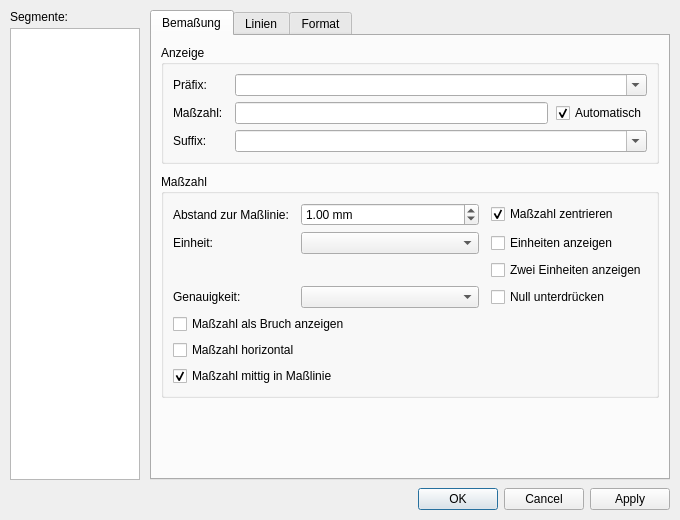
<?xml version="1.0" encoding="UTF-8"?>
<ui version="4.0">
 <class>DimensionPropertiesDialog</class>
 <widget class="QDialog" name="DimensionPropertiesDialog">
  <property name="geometry">
   <rect>
    <x>0</x>
    <y>0</y>
    <width>680</width>
    <height>520</height>
   </rect>
  </property>
  <property name="windowTitle">
   <string>Eigenschaften (Bemaßung)</string>
  </property>
  <layout class="QVBoxLayout" name="dialogLayout">
   <property name="spacing">
    <number>8</number>
   </property>
   <property name="leftMargin">
    <number>10</number>
   </property>
   <property name="topMargin">
    <number>10</number>
   </property>
   <property name="rightMargin">
    <number>10</number>
   </property>
   <property name="bottomMargin">
    <number>10</number>
   </property>
   <item>
    <layout class="QHBoxLayout" name="mainHBox">
     <property name="spacing">
      <number>10</number>
     </property>
     <item>
      <layout class="QVBoxLayout" name="segmentsLayout">
       <property name="spacing">
        <number>4</number>
       </property>
       <item>
        <widget class="QLabel" name="label_segments">
         <property name="text">
          <string>Segmente:</string>
         </property>
         <property name="font">
          <font>
           <bold>false</bold>
          </font>
         </property>
        </widget>
       </item>
       <item>
        <widget class="QListWidget" name="m_segments_list">
         <property name="sizePolicy">
          <sizepolicy hsizetype="Preferred" vsizetype="Expanding">
           <horstretch>0</horstretch>
           <verstretch>0</verstretch>
          </sizepolicy>
         </property>
         <property name="minimumSize">
          <size>
           <width>90</width>
           <height>0</height>
          </size>
         </property>
         <property name="maximumSize">
          <size>
           <width>130</width>
           <height>16777215</height>
          </size>
         </property>
        </widget>
       </item>
      </layout>
     </item>
     <item>
      <widget class="QTabWidget" name="m_tab_widget">
       <property name="currentIndex">
        <number>0</number>
       </property>
       <widget class="QWidget" name="tab_dimension">
        <attribute name="title">
         <string>Bemaßung</string>
        </attribute>
        <layout class="QVBoxLayout" name="tabDimLayout">
         <property name="spacing">
          <number>10</number>
         </property>
         <item>
          <widget class="QGroupBox" name="group_anzeige">
           <property name="title">
            <string>Anzeige</string>
           </property>
           <layout class="QGridLayout" name="gridAnzeige">
            <property name="horizontalSpacing">
             <number>12</number>
            </property>
            <property name="verticalSpacing">
             <number>6</number>
            </property>
            <item row="0" column="0">
             <widget class="QLabel" name="label_prefix">
              <property name="text">
               <string>Präfix:</string>
              </property>
             </widget>
            </item>
            <item row="0" column="1">
             <widget class="QComboBox" name="m_prefix_cb">
              <property name="editable">
               <bool>true</bool>
              </property>
              <property name="sizePolicy">
               <sizepolicy hsizetype="Expanding" vsizetype="Fixed">
                <horstretch>0</horstretch>
                <verstretch>0</verstretch>
               </sizepolicy>
              </property>
             </widget>
            </item>
            <item row="1" column="0">
             <widget class="QLabel" name="label_value">
              <property name="text">
               <string>Maßzahl:</string>
              </property>
             </widget>
            </item>
            <item row="1" column="1">
             <layout class="QHBoxLayout" name="valueHBox">
              <property name="spacing">
               <number>8</number>
              </property>
              <item>
               <widget class="QLineEdit" name="m_value_le">
                <property name="sizePolicy">
                 <sizepolicy hsizetype="Expanding" vsizetype="Fixed">
                  <horstretch>0</horstretch>
                  <verstretch>0</verstretch>
                 </sizepolicy>
                </property>
               </widget>
              </item>
              <item>
               <widget class="QCheckBox" name="m_auto_cb">
                <property name="text">
                 <string>Automatisch</string>
                </property>
                <property name="checked">
                 <bool>true</bool>
                </property>
               </widget>
              </item>
             </layout>
            </item>
            <item row="2" column="0">
             <widget class="QLabel" name="label_suffix">
              <property name="text">
               <string>Suffix:</string>
              </property>
             </widget>
            </item>
            <item row="2" column="1">
             <widget class="QComboBox" name="m_suffix_cb">
              <property name="editable">
               <bool>true</bool>
              </property>
              <property name="sizePolicy">
               <sizepolicy hsizetype="Expanding" vsizetype="Fixed">
                <horstretch>0</horstretch>
                <verstretch>0</verstretch>
               </sizepolicy>
              </property>
             </widget>
            </item>
           </layout>
          </widget>
         </item>
         <item>
          <widget class="QGroupBox" name="group_masszahl">
           <property name="title">
            <string>Maßzahl</string>
           </property>
           <layout class="QGridLayout" name="gridMasszahl">
            <property name="horizontalSpacing">
             <number>12</number>
            </property>
            <property name="verticalSpacing">
             <number>6</number>
            </property>
            <item row="0" column="0">
             <widget class="QLabel" name="label_dist">
              <property name="text">
               <string>Abstand zur Maßlinie:</string>
              </property>
             </widget>
            </item>
            <item row="0" column="1">
             <widget class="QDoubleSpinBox" name="m_text_dist_sb">
              <property name="suffix">
               <string> mm</string>
              </property>
              <property name="minimum">
               <double>0.000000000000000</double>
              </property>
              <property name="maximum">
               <double>100.000000000000000</double>
              </property>
              <property name="singleStep">
               <double>0.500000000000000</double>
              </property>
              <property name="value">
               <double>1.000000000000000</double>
              </property>
             </widget>
            </item>
            <item row="0" column="2">
             <widget class="QCheckBox" name="m_center_cb">
              <property name="text">
               <string>Maßzahl zentrieren</string>
              </property>
              <property name="checked">
               <bool>true</bool>
              </property>
             </widget>
            </item>
            <item row="1" column="0">
             <widget class="QLabel" name="label_unit">
              <property name="text">
               <string>Einheit:</string>
              </property>
             </widget>
            </item>
            <item row="1" column="1">
             <widget class="QComboBox" name="m_unit_cb">
              <property name="sizePolicy">
               <sizepolicy hsizetype="Expanding" vsizetype="Fixed">
                <horstretch>0</horstretch>
                <verstretch>0</verstretch>
               </sizepolicy>
              </property>
             </widget>
            </item>
            <item row="1" column="2">
             <widget class="QCheckBox" name="m_show_unit_cb">
              <property name="text">
               <string>Einheiten anzeigen</string>
              </property>
             </widget>
            </item>
            <item row="2" column="2">
             <widget class="QCheckBox" name="m_dual_unit_cb">
              <property name="text">
               <string>Zwei Einheiten anzeigen</string>
              </property>
             </widget>
            </item>
            <item row="3" column="0">
             <widget class="QLabel" name="label_precision">
              <property name="text">
               <string>Genauigkeit:</string>
              </property>
             </widget>
            </item>
            <item row="3" column="1">
             <widget class="QComboBox" name="m_precision_cb">
              <property name="sizePolicy">
               <sizepolicy hsizetype="Expanding" vsizetype="Fixed">
                <horstretch>0</horstretch>
                <verstretch>0</verstretch>
               </sizepolicy>
              </property>
             </widget>
            </item>
            <item row="3" column="2">
             <widget class="QCheckBox" name="m_suppress_zero_cb">
              <property name="text">
               <string>Null unterdrücken</string>
              </property>
             </widget>
            </item>
            <item row="4" column="0" colspan="3">
             <widget class="QCheckBox" name="m_fraction_cb">
              <property name="text">
               <string>Maßzahl als Bruch anzeigen</string>
              </property>
              <property name="checked">
               <bool>false</bool>
              </property>
             </widget>
            </item>
            <item row="5" column="0" colspan="3">
             <widget class="QCheckBox" name="m_text_horiz_cb">
              <property name="text">
               <string>Maßzahl horizontal</string>
              </property>
             </widget>
            </item>
            <item row="6" column="0" colspan="3">
             <widget class="QCheckBox" name="m_mid_line_cb">
              <property name="text">
               <string>Maßzahl mittig in Maßlinie</string>
              </property>
              <property name="checked">
               <bool>true</bool>
              </property>
             </widget>
            </item>
           </layout>
          </widget>
         </item>
         <item>
          <spacer name="spacerDim">
           <property name="orientation">
            <enum>Qt::Vertical</enum>
           </property>
           <property name="sizeHint" stdset="0">
            <size>
             <width>20</width>
             <height>10</height>
            </size>
           </property>
          </spacer>
         </item>
        </layout>
       </widget>
       <widget class="QWidget" name="tab_lines">
        <attribute name="title">
         <string>Linien</string>
        </attribute>
        <layout class="QVBoxLayout" name="tabLinesLayout">
         <property name="spacing">
          <number>10</number>
         </property>
         <item>
          <widget class="QGroupBox" name="group_lines">
           <property name="title">
            <string>Maßlinie &amp; Hilfslinien</string>
           </property>
           <layout class="QFormLayout" name="formLines">
            <property name="fieldGrowthPolicy">
             <enum>QFormLayout::AllNonFixedFieldsGrow</enum>
            </property>
            <property name="horizontalSpacing">
             <number>12</number>
            </property>
            <property name="verticalSpacing">
             <number>6</number>
            </property>
            <item row="0" column="0">
             <widget class="QLabel" name="label_line_width">
              <property name="text">
               <string>Linienstärke:</string>
              </property>
             </widget>
            </item>
            <item row="0" column="1">
             <widget class="QDoubleSpinBox" name="m_line_width_sb">
              <property name="suffix">
               <string> px</string>
              </property>
              <property name="minimum">
               <double>0.200000000000000</double>
              </property>
              <property name="maximum">
               <double>20.000000000000000</double>
              </property>
              <property name="singleStep">
               <double>0.200000000000000</double>
              </property>
              <property name="value">
               <double>1.200000000000000</double>
              </property>
             </widget>
            </item>
            <item row="1" column="0">
             <widget class="QLabel" name="label_overshoot">
              <property name="text">
               <string>Überstand Maßhilfslinien:</string>
              </property>
             </widget>
            </item>
            <item row="1" column="1">
             <widget class="QDoubleSpinBox" name="m_overshoot_sb">
              <property name="suffix">
               <string> mm</string>
              </property>
              <property name="minimum">
               <double>0.000000000000000</double>
              </property>
              <property name="maximum">
               <double>50.000000000000000</double>
              </property>
              <property name="singleStep">
               <double>0.500000000000000</double>
              </property>
              <property name="value">
               <double>2.500000000000000</double>
              </property>
             </widget>
            </item>
            <item row="2" column="0">
             <widget class="QLabel" name="label_gap">
              <property name="text">
               <string>Abstand zum Messpunkt:</string>
              </property>
             </widget>
            </item>
            <item row="2" column="1">
             <widget class="QDoubleSpinBox" name="m_gap_sb">
              <property name="suffix">
               <string> mm</string>
              </property>
              <property name="minimum">
               <double>0.000000000000000</double>
              </property>
              <property name="maximum">
               <double>50.000000000000000</double>
              </property>
              <property name="singleStep">
               <double>0.500000000000000</double>
              </property>
              <property name="value">
               <double>0.000000000000000</double>
              </property>
             </widget>
            </item>
            <item row="3" column="0">
             <widget class="QLabel" name="label_offset_dialog">
              <property name="text">
               <string>Offset zur Baseline:</string>
              </property>
             </widget>
            </item>
            <item row="3" column="1">
             <widget class="QDoubleSpinBox" name="m_offset_sb">
              <property name="suffix">
               <string> px</string>
              </property>
              <property name="minimum">
               <double>-1000.000000000000000</double>
              </property>
              <property name="maximum">
               <double>1000.000000000000000</double>
              </property>
              <property name="singleStep">
               <double>5.000000000000000</double>
              </property>
              <property name="value">
               <double>20.000000000000000</double>
              </property>
             </widget>
            </item>
           </layout>
          </widget>
         </item>
         <item>
          <widget class="QGroupBox" name="group_terminations">
           <property name="title">
            <string>Begrenzungen</string>
           </property>
           <layout class="QFormLayout" name="formTerminations">
            <property name="fieldGrowthPolicy">
             <enum>QFormLayout::AllNonFixedFieldsGrow</enum>
            </property>
            <property name="horizontalSpacing">
             <number>12</number>
            </property>
            <property name="verticalSpacing">
             <number>6</number>
            </property>
            <item row="0" column="0">
             <widget class="QLabel" name="label_style_dialog">
              <property name="text">
               <string>Pfeilstil:</string>
              </property>
             </widget>
            </item>
            <item row="0" column="1">
             <widget class="QComboBox" name="m_terminations_cb">
              <property name="sizePolicy">
               <sizepolicy hsizetype="Expanding" vsizetype="Fixed">
                <horstretch>0</horstretch>
                <verstretch>0</verstretch>
               </sizepolicy>
              </property>
             </widget>
            </item>
            <item row="1" column="0">
             <widget class="QLabel" name="label_arrow_size">
              <property name="text">
               <string>Pfeilgröße:</string>
              </property>
             </widget>
            </item>
            <item row="1" column="1">
             <widget class="QDoubleSpinBox" name="m_arrow_size_sb">
              <property name="minimum">
               <double>2.000000000000000</double>
              </property>
              <property name="maximum">
               <double>30.000000000000000</double>
              </property>
              <property name="singleStep">
               <double>1.000000000000000</double>
              </property>
              <property name="value">
               <double>8.000000000000000</double>
              </property>
             </widget>
            </item>
           </layout>
          </widget>
         </item>
         <item>
          <spacer name="spacerLines">
           <property name="orientation">
            <enum>Qt::Vertical</enum>
           </property>
           <property name="sizeHint" stdset="0">
            <size>
             <width>20</width>
             <height>10</height>
            </size>
           </property>
          </spacer>
         </item>
        </layout>
       </widget>
       <widget class="QWidget" name="tab_format">
        <attribute name="title">
         <string>Format</string>
        </attribute>
        <layout class="QVBoxLayout" name="tabFormatLayout">
         <property name="spacing">
          <number>10</number>
         </property>
         <item>
          <widget class="QGroupBox" name="group_format">
           <property name="title">
            <string>Darstellung</string>
           </property>
           <layout class="QVBoxLayout" name="vboxFormat">
            <property name="spacing">
             <number>8</number>
            </property>
            <item>
             <widget class="QCheckBox" name="m_framed_cb">
              <property name="text">
               <string>Maßzahl einrahmen (Kasten)</string>
              </property>
              <property name="checked">
               <bool>false</bool>
              </property>
             </widget>
            </item>
            <item>
             <widget class="QCheckBox" name="m_comma_cb">
              <property name="text">
               <string>Dezimalkomma verwenden</string>
              </property>
              <property name="checked">
               <bool>true</bool>
              </property>
             </widget>
            </item>
            <item>
             <widget class="QCheckBox" name="m_mask_cb">
              <property name="text">
               <string>Hintergrund maskieren</string>
              </property>
              <property name="checked">
               <bool>false</bool>
              </property>
             </widget>
            </item>
            <item>
             <layout class="QHBoxLayout" name="hboxFont">
              <property name="spacing">
               <number>8</number>
              </property>
              <item>
               <widget class="QLabel" name="label_font_size">
                <property name="text">
                 <string>Schriftgröße:</string>
                </property>
               </widget>
              </item>
              <item>
               <widget class="QSpinBox" name="m_font_size_sb">
                <property name="suffix">
                 <string> pt</string>
                </property>
                <property name="minimum">
                 <number>4</number>
                </property>
                <property name="maximum">
                 <number>72</number>
                </property>
                <property name="value">
                 <number>8</number>
                </property>
               </widget>
              </item>
              <item>
               <spacer name="spacerFont">
                <property name="orientation">
                 <enum>Qt::Horizontal</enum>
                </property>
                <property name="sizeHint" stdset="0">
                 <size>
                  <width>40</width>
                  <height>20</height>
                 </size>
                </property>
               </spacer>
              </item>
             </layout>
            </item>
           </layout>
          </widget>
         </item>
         <item>
          <spacer name="spacerFormat">
           <property name="orientation">
            <enum>Qt::Vertical</enum>
           </property>
           <property name="sizeHint" stdset="0">
            <size>
             <width>20</width>
             <height>10</height>
            </size>
           </property>
          </spacer>
         </item>
        </layout>
       </widget>
      </widget>
     </item>
    </layout>
   </item>
   <item>
    <widget class="QDialogButtonBox" name="m_buttonBox">
     <property name="orientation">
      <enum>Qt::Horizontal</enum>
     </property>
     <property name="standardButtons">
      <set>QDialogButtonBox::Apply|QDialogButtonBox::Cancel|QDialogButtonBox::Ok</set>
     </property>
    </widget>
   </item>
  </layout>
 </widget>
 <resources/>
 <connections/>
</ui>
